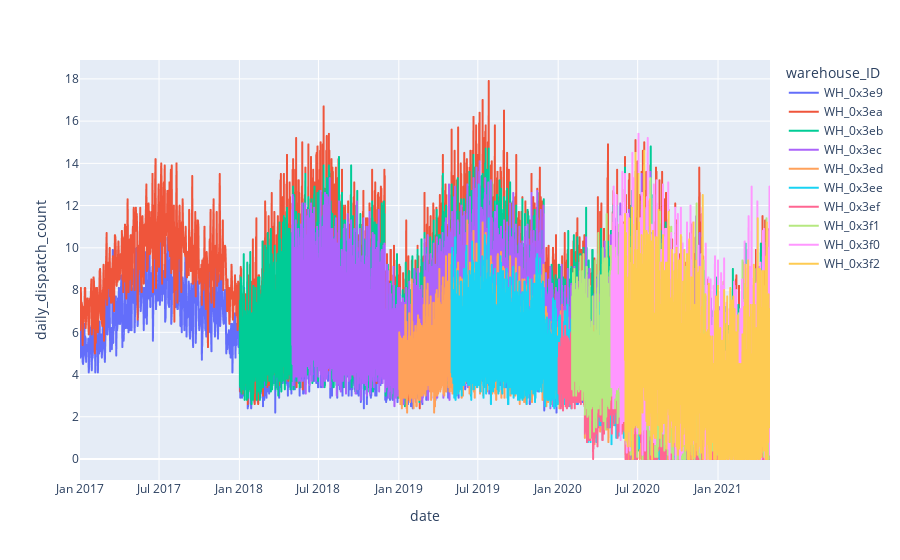

The notebook cell this image was saved under:
### Code cell
px.line(data_frame= train, y = 'daily_dispatch_count', x = 'date', 
    hover_data= ['warehouse_ID', 'is_weekend'], color = 'warehouse_ID' )

### Figure 1 — Plotly figure (JSON) as saved in the notebook; plotly's stock layout.template omitted (floating-point values rounded to 4 significant figures; data arrays with more than 128 entries replaced by an {"elided": "..."} marker saying what was removed)
{"data": [{"customdata": {"elided": "2796x2 str values"}, "hovertemplate": "warehouse_ID=%{customdata[0]}<br>date=%{x}<br>daily_dispatch_count=%{y}<br>is_weekend=%{customdata[1]}<extra></extra>", "legendgroup": "WH_0x3e9", "line": {"color": "#636efa", "dash": "solid"}, "marker": {"symbol": "circle"}, "mode": "lines", "name": "WH_0x3e9", "showlegend": true, "type": "scattergl", "x": {"elided": "2796 str values"}, "xaxis": "x", "y": {"elided": "2796 float values"}, "yaxis": "y"}, {"customdata": {"elided": "2796x2 str values"}, "hovertemplate": "warehouse_ID=%{customdata[0]}<br>date=%{x}<br>daily_dispatch_count=%{y}<br>is_weekend=%{customdata[1]}<extra></extra>", "legendgroup": "WH_0x3ea", "line": {"color": "#EF553B", "dash": "solid"}, "marker": {"symbol": "circle"}, "mode": "lines", "name": "WH_0x3ea", "showlegend": true, "type": "scattergl", "x": {"elided": "2796 str values"}, "xaxis": "x", "y": {"elided": "2796 float values"}, "yaxis": "y"}, {"customdata": {"elided": "2430x2 str values"}, "hovertemplate": "warehouse_ID=%{customdata[0]}<br>date=%{x}<br>daily_dispatch_count=%{y}<br>is_weekend=%{customdata[1]}<extra></extra>", "legendgroup": "WH_0x3eb", "line": {"color": "#00cc96", "dash": "solid"}, "marker": {"symbol": "circle"}, "mode": "lines", "name": "WH_0x3eb", "showlegend": true, "type": "scattergl", "x": {"elided": "2430 str values"}, "xaxis": "x", "y": {"elided": "2430 float values"}, "yaxis": "y"}, {"customdata": {"elided": "2190x2 str values"}, "hovertemplate": "warehouse_ID=%{customdata[0]}<br>date=%{x}<br>daily_dispatch_count=%{y}<br>is_weekend=%{customdata[1]}<extra></extra>", "legendgroup": "WH_0x3ec", "line": {"color": "#ab63fa", "dash": "solid"}, "marker": {"symbol": "circle"}, "mode": "lines", "name": "WH_0x3ec", "showlegend": true, "type": "scattergl", "x": {"elided": "2190 str values"}, "xaxis": "x", "y": {"elided": "2190 float values"}, "yaxis": "y"}, {"customdata": {"elided": "1700x2 str values"}, "hovertemplate": "warehouse_ID=%{customdata[0]}<br>date=%{x}<br>daily_dispatch_count=%{y}<br>is_weekend=%{customdata[1]}<extra></extra>", "legendgroup": "WH_0x3ed", "line": {"color": "#FFA15A", "dash": "solid"}, "marker": {"symbol": "circle"}, "mode": "lines", "name": "WH_0x3ed", "showlegend": true, "type": "scattergl", "x": {"elided": "1700 str values"}, "xaxis": "x", "y": {"elided": "1700 float values"}, "yaxis": "y"}, {"customdata": {"elided": "1460x2 str values"}, "hovertemplate": "warehouse_ID=%{customdata[0]}<br>date=%{x}<br>daily_dispatch_count=%{y}<br>is_weekend=%{customdata[1]}<extra></extra>", "legendgroup": "WH_0x3ee", "line": {"color": "#19d3f3", "dash": "solid"}, "marker": {"symbol": "circle"}, "mode": "lines", "name": "WH_0x3ee", "showlegend": true, "type": "scattergl", "x": {"elided": "1460 str values"}, "xaxis": "x", "y": {"elided": "1460 float values"}, "yaxis": "y"}, {"customdata": {"elided": "970x2 str values"}, "hovertemplate": "warehouse_ID=%{customdata[0]}<br>date=%{x}<br>daily_dispatch_count=%{y}<br>is_weekend=%{customdata[1]}<extra></extra>", "legendgroup": "WH_0x3ef", "line": {"color": "#FF6692", "dash": "solid"}, "marker": {"symbol": "circle"}, "mode": "lines", "name": "WH_0x3ef", "showlegend": true, "type": "scattergl", "x": {"elided": "970 str values"}, "xaxis": "x", "y": {"elided": "970 float values"}, "yaxis": "y"}, {"customdata": {"elided": "908x2 str values"}, "hovertemplate": "warehouse_ID=%{customdata[0]}<br>date=%{x}<br>daily_dispatch_count=%{y}<br>is_weekend=%{customdata[1]}<extra></extra>", "legendgroup": "WH_0x3f1", "line": {"color": "#B6E880", "dash": "solid"}, "marker": {"symbol": "circle"}, "mode": "lines", "name": "WH_0x3f1", "showlegend": true, "type": "scattergl", "x": {"elided": "908 str values"}, "xaxis": "x", "y": {"elided": "908 float values"}, "yaxis": "y"}, {"customdata": {"elided": "728x2 str values"}, "hovertemplate": "warehouse_ID=%{customdata[0]}<br>date=%{x}<br>daily_dispatch_count=%{y}<br>is_weekend=%{customdata[1]}<extra></extra>", "legendgroup": "WH_0x3f0", "line": {"color": "#FF97FF", "dash": "solid"}, "marker": {"symbol": "circle"}, "mode": "lines", "name": "WH_0x3f0", "showlegend": true, "type": "scattergl", "x": {"elided": "728 str values"}, "xaxis": "x", "y": {"elided": "728 float values"}, "yaxis": "y"}, {"customdata": {"elided": "666x2 str values"}, "hovertemplate": "warehouse_ID=%{customdata[0]}<br>date=%{x}<br>daily_dispatch_count=%{y}<br>is_weekend=%{customdata[1]}<extra></extra>", "legendgroup": "WH_0x3f2", "line": {"color": "#FECB52", "dash": "solid"}, "marker": {"symbol": "circle"}, "mode": "lines", "name": "WH_0x3f2", "showlegend": true, "type": "scattergl", "x": {"elided": "666 str values"}, "xaxis": "x", "y": {"elided": "666 float values"}, "yaxis": "y"}], "layout": {"legend": {"title": {"text": "warehouse_ID"}, "tracegroupgap": 0}, "margin": {"t": 60}, "xaxis": {"anchor": "y", "domain": [0, 1], "title": {"text": "date"}}, "yaxis": {"anchor": "x", "domain": [0, 1], "title": {"text": "daily_dispatch_count"}}}}
